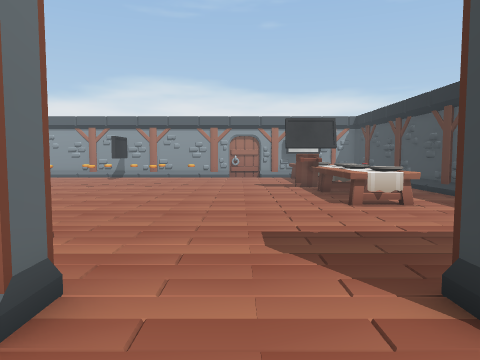
View 1 (above)

22 first-person views from a walk through a Unity game level. The camera is 1.4 m above the floor, tilts 4° down and sees 70° across. The floor is counted in squares, 1 m on a side. Each view is taken from the middle of a square. On the plan, view 1 faces up. The plan holds only what a view shows up to about 15 squares ahead; the rest is blank. The player character is not drawn. Some surface patterns are stand-ins.

View 2
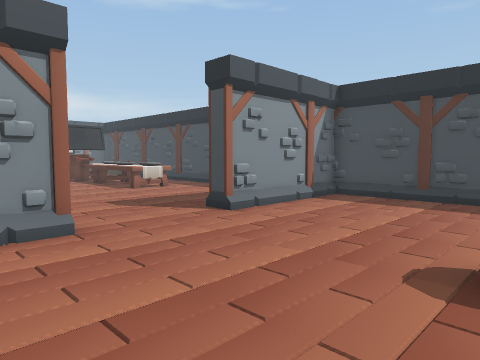

View 3
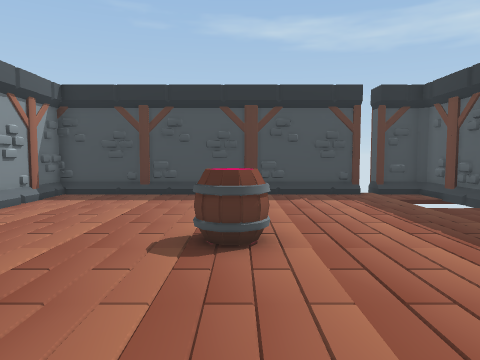

View 4
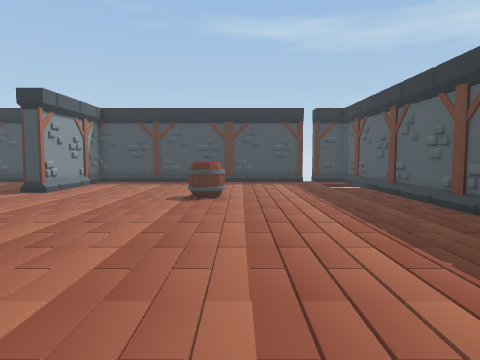

View 5
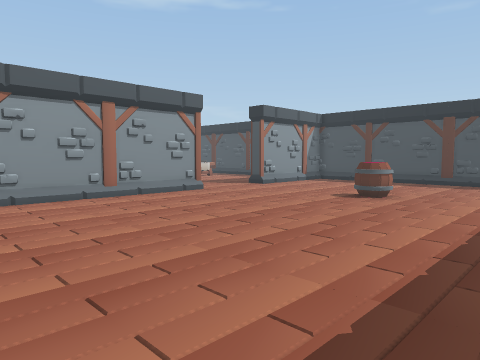

View 6
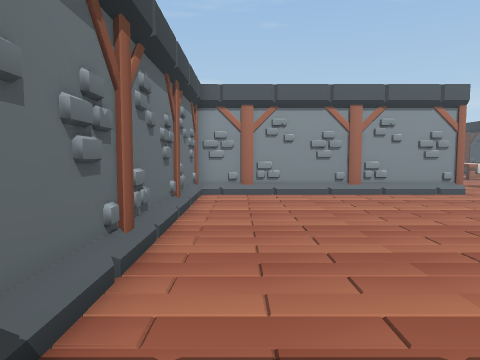

View 7
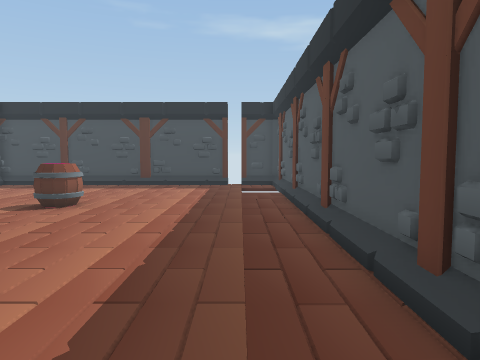

View 8
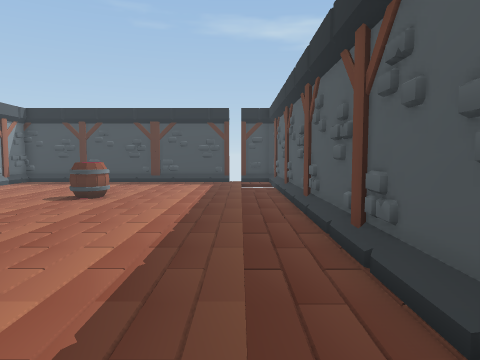

View 9
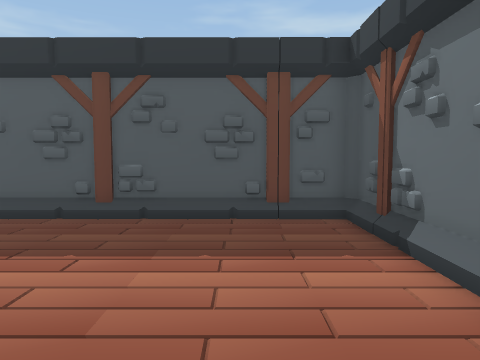

View 10
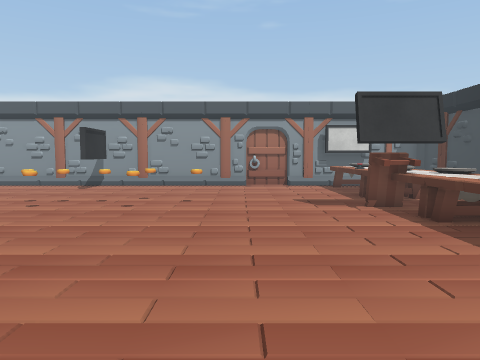

View 11
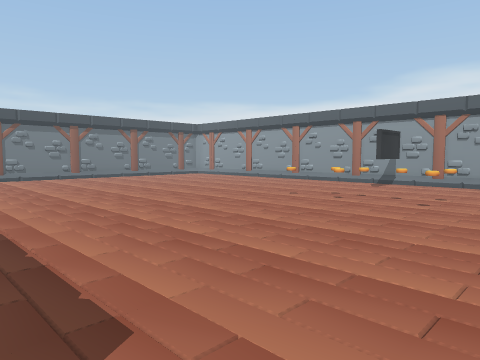

View 12
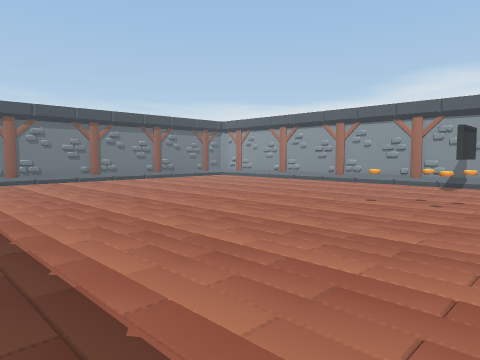

View 13
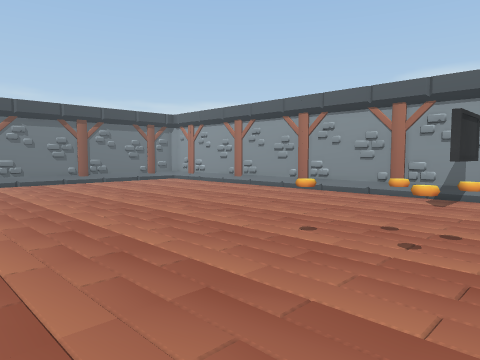

View 14
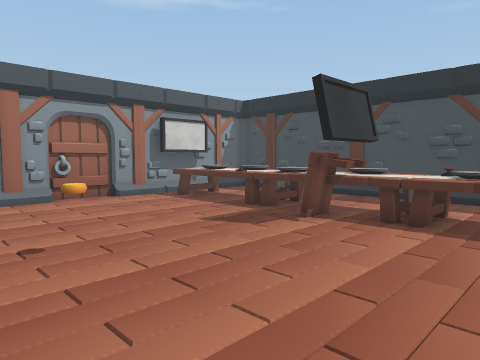

View 15
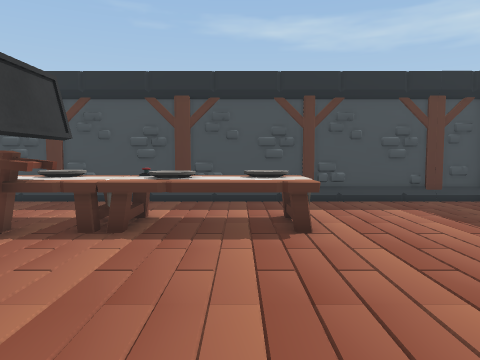

View 16
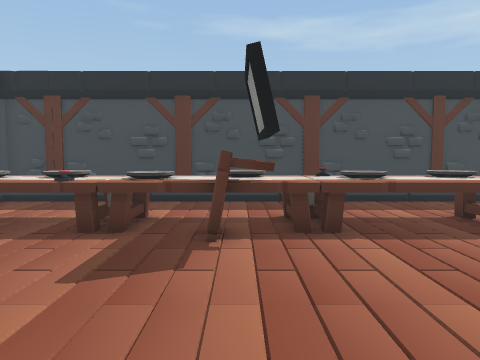

View 17
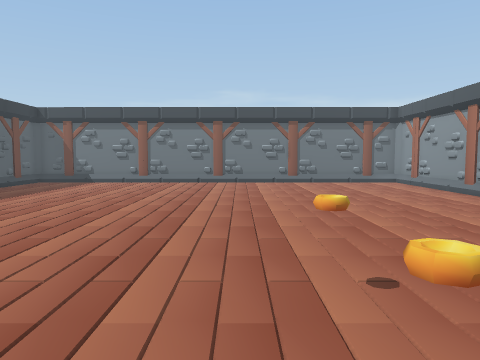

View 18
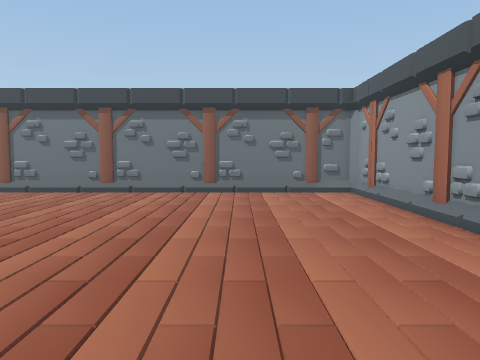

View 19
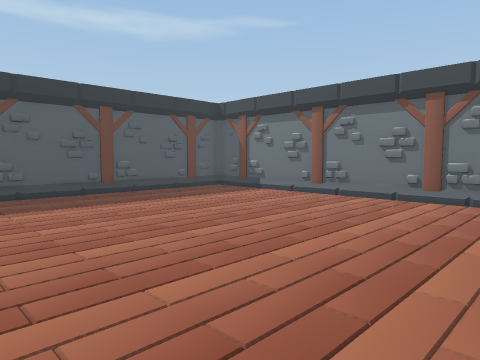

View 20
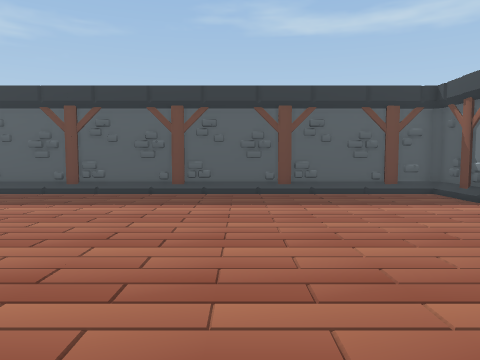

View 21
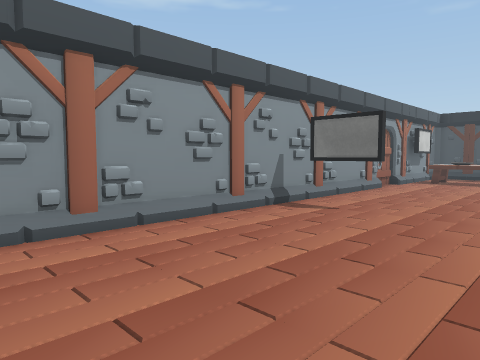

View 22
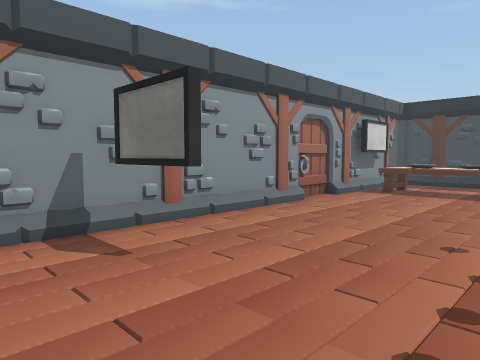

### Floor plan
Ten units are one square. View 1 is at (0, 0); x grows to the right and y downward. Boxes are objects, and circles mark ways between rooms. Rooms are numbered by the first view taken in them; rooms with no view inside come last. Other rooms are left out.
<svg viewBox="-239 -233 324 346">
<path fill="none" stroke="#000" d="M-18 -26 -116 -26 -116 108 77 108 77 91M77 85 77 -26 21 -26M-117 105 -113 108M-25 106 -16 106M-49 106 -36 106M-67 106 -50 106M-87 106 -69 106M-114 106 -89 106M-18 -35 -18 -26M-4 -224 -7 -228M14 -228 -8 -228M-164 -225 -231 -225 -234 -223 -234 -33M21 -26 21 -32M59 -225 -149 -225M77 -34 77 -224M-232 -32 -70 -32M-126 -34 -109 -34M-146 -34 -129 -34M-166 -34 -148 -34M-185 -34 -168 -34M-231 -138 -231 -120M-205 -34 -188 -34"/>
<rect x="-5" y="25" width="20" height="20" fill="#bbb"><title>other object</title></rect>
<rect x="-85" y="-155" width="10" height="10" fill="#bbb"><title>other object</title></rect>
<rect x="-75" y="-155" width="20" height="10" fill="#bbb"><title>other object</title></rect>
<rect x="-75" y="-165" width="10" height="10" fill="#bbb"><title>other object</title></rect>
<rect x="-75" y="-225" width="10" height="30" fill="#bbb"><title>monitor</title></rect>
<rect x="-65" y="-165" width="10" height="10" fill="#bbb"><title>other object</title></rect>
<rect x="-55" y="-165" width="10" height="10" fill="#bbb"><title>other object</title></rect>
<rect x="-45" y="-155" width="10" height="10" fill="#bbb"><title>other object</title></rect>
<rect x="-45" y="-175" width="10" height="10" fill="#bbb"><title>other object</title></rect>
<rect x="-25" y="-165" width="10" height="10" fill="#bbb"><title>other object</title></rect>
<rect x="25" y="-145" width="20" height="50" fill="#bbb"><title>table</title></rect>
<rect x="25" y="-175" width="10" height="40" fill="#bbb"><title>table</title></rect>
<rect x="25" y="-215" width="10" height="40" fill="#bbb"><title>table</title></rect>
<rect x="25" y="-225" width="30" height="10" fill="#bbb"><title>monitor</title></rect>
<rect x="35" y="-115" width="20" height="20" fill="#bbb"><title>other object</title></rect>
<rect x="35" y="-135" width="20" height="20" fill="#bbb"><title>other object</title></rect>
<rect x="35" y="-155" width="20" height="10" fill="#bbb"><title>other object</title></rect>
<rect x="35" y="-175" width="10" height="20" fill="#bbb"><title>other object</title></rect>
<rect x="35" y="-195" width="20" height="20" fill="#bbb"><title>other object</title></rect>
<rect x="35" y="-215" width="10" height="20" fill="#bbb"><title>other object</title></rect>
<rect x="45" y="-175" width="10" height="20" fill="#bbb"><title>table</title></rect>
<rect x="45" y="-215" width="10" height="20" fill="#bbb"><title>table</title></rect>
<circle cx="5" cy="-22" r="3" fill="#2a7"/>
<text x="-20" y="40">1</text>
<text x="-70" y="-130">2</text>
</svg>
Room 1 opens to room 2.

Where each view was taken, in squares from view 1:
view 1: 0 up, 0 right, facing up
view 2: 4 down, 4 left, facing up-right
view 3: 4 down, 5 left, facing right
view 4: 5 down, 11 left, facing right
view 5: 9 down, 11 left, facing up-right
view 6: 10 down, 10 left, facing up
view 7: 9 down, 9 left, facing right
view 8: 9 down, 11 left, facing right
view 9: 3 down, 9 left, facing down
view 10: 6 up, 1 left, facing up
view 11: 5 up, 1 left, facing up-left
view 12: 5 up, 4 left, facing up-left
view 13: 10 up, 5 left, facing up-left
view 14: 11 up, 4 left, facing up-right
view 15: 11 up, 3 left, facing right
view 16: 15 up, 3 left, facing right
view 17: 14 up, 5 left, facing left
view 18: 18 up, 10 left, facing left
view 19: 16 up, 12 left, facing down-left
view 20: 16 up, 16 left, facing down
view 21: 16 up, 16 left, facing up-right
view 22: 16 up, 10 left, facing up-right
